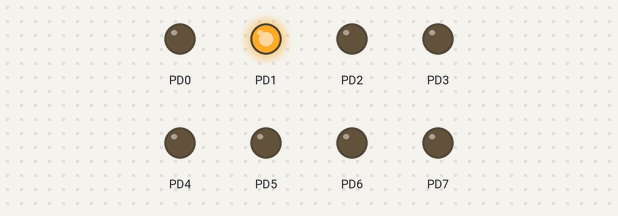
Bench run of a program on a simulated ATmega128, built with avr-gcc and emulated at 10 MHz. Shown: output pins drawn as LEDs (lit = HIGH).

Above: at 0.04 s.
At 0.6 s:
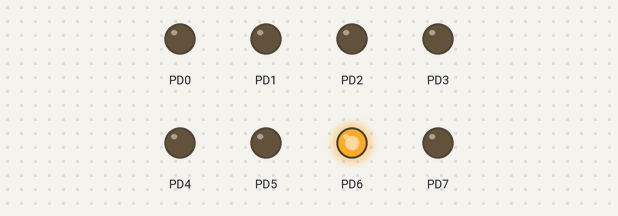
At 0.92 s:
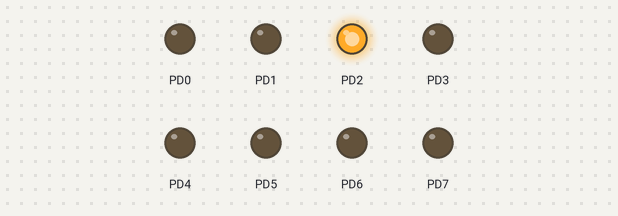
At 1.4 s:
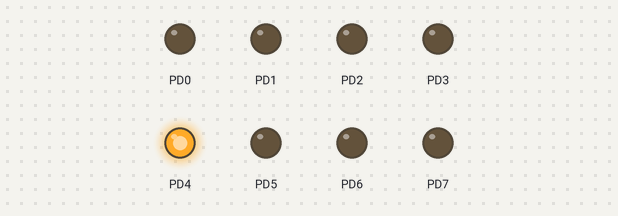
At 2.2 s:
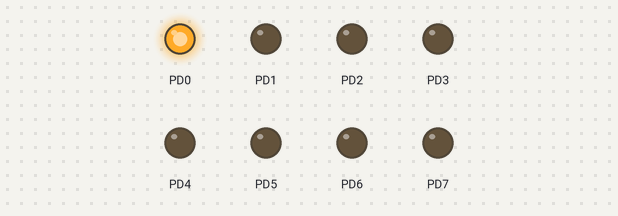
At 2.92 s:
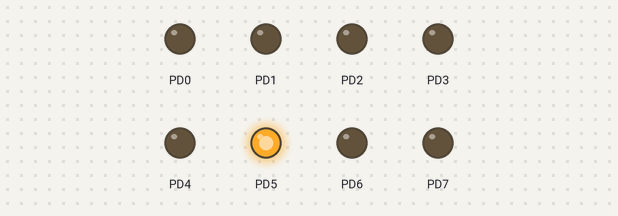
Timing chart, 0 to 3.2 s (numbered marks = the images above):
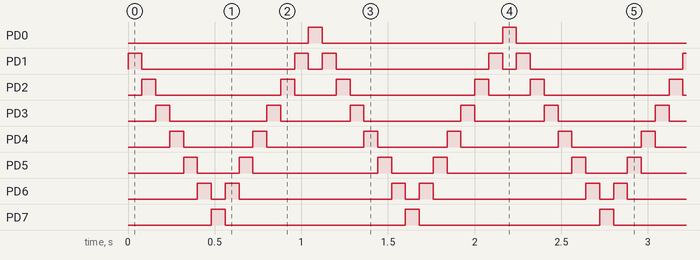

The program:

main.c
```c
/*
 * main.c
 *
 * Created: 10-Feb-21 9:13:02 AM
 *  Author: lemms
 */

# define F_CPU 10000000UL

#include <util/delay.h>
#include <avr/io.h>

typedef enum {
	false = 0,
	true = 1
} bool;

/******************************************************************/
void wait( int ms )
/*
short:			Busy wait number of milliseconds
inputs:			int ms (Number of milliseconds to busy wait)
outputs:
notes:			Busy wait, not very accurate. Make sure (external)
				clock value is set. This is used by _delay_ms inside
				util/delay.h
Version :    	DMK, Initial code
*******************************************************************/
{
	for (int i=0; i<ms; i++)
	{
		_delay_ms( 1 );		// library function (max 30 ms at 8MHz)
	}
}

int main(void)
{
	bool dir = false;
	DDRD = 0b11111111;
	PORTD = 0b00000001;

    while(1)
    {
        if(PORTD == 0b10000000){
			dir = true;
		}

		if(PORTD == 0b00000001){
			dir = false;
		}

		if(!dir){
			PORTD <<= 1;
		} else {
			PORTD >>= 1;
		}

		wait(80);
    }
}
```

Measured:
- by itself, PD0, PD7: alternates HIGH for 0.08 s and LOW for 1.0 s
- by itself, PD1: repeats every 1.1 s: LOW 0.88 s, HIGH 0.08 s, LOW 0.08 s, HIGH 0.08 s
- by itself, PD2: repeats every 1.1 s: LOW 0.72 s, HIGH 0.08 s, LOW 0.24 s, HIGH 0.08 s
- by itself, PD3: repeats every 1.1 s: LOW 0.56 s, HIGH 0.08 s, LOW 0.40 s, HIGH 0.08 s
- by itself, PD4: repeats every 1.1 s: LOW 0.40 s, HIGH 0.08 s, LOW 0.56 s, HIGH 0.08 s
- by itself, PD5: repeats every 1.1 s: LOW 0.24 s, HIGH 0.08 s, LOW 0.72 s, HIGH 0.08 s
- by itself, PD6: repeats every 1.1 s: LOW 0.08 s, HIGH 0.08 s, LOW 0.88 s, HIGH 0.08 s
